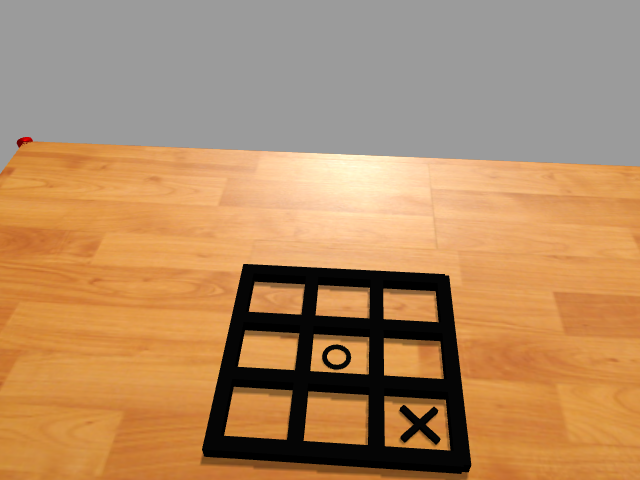
#> input picture src/board_finder/script/kinect_image.png, 640 x 480 px
$ python board_vision_lib.py   (Python 2 division)   (older library calls are emulated)
#> lines starting #> are read from the running program, lines starting #| are printed output that depends on the picture; after the words box and inside, x2 and y2 are one past the last pixel; in counts of white or black regions, pixels touching at a corner belong together
#!/usr/bin/env python

import cv2
import numpy as np
import math
from matplotlib.pyplot import *
from collections import defaultdict

angleRange = 5

class LineSegment():

	def __init__(self, point1, point2):
		self.point1 = point1
		self.point2 = point2
		self.slope = None
		self.slope = self.getSlope()
		self.yInt = None
		self.yInt = self.getYIntercept()
		self.angle = None
		self.angle = self.getAngle()
		self.neighbor1 = None
		self.neighbor2 = None

	def getSlope(self):
		if(self.slope != None):
			return self.slope

		xdif = self.point2.x - self.point1.x
		ydif = self.point2.y - self.point2.y

		if(xdif == 0):
			return None

		return float(ydif / xdif)


	def getYIntercept(self):
		if(self.yInt != None):
			return self.yInt

		if(self.getSlope() == None):
			return None

		return float(self.point1.y - self.getSlope()*self.point1.x)

	def getAngle(self):
		if(self.angle != None):
			return self.angle

		xdif = float(self.point2.x - self.point1.x)
		ydif = float(self.point2.y - self.point1.y)

		angle = math.atan2(ydif, xdif)
		if(angle < 0):
			angle = angle + math.pi

		return int(round(math.degrees(angle)))

	# [13 lines left out: functions setNeighbor1, setNeighbor2, not called in this run]

	# [11 lines of commented-out code are left out]


class Point():

	def __init__(self, x, y):
		self.x = int(x)
		self.y = int(y)

	# [4 lines left out: function getDistance, not called in this run]

	def __eq__(self, other):
		return (self.x == other.x and self.y == other.y)

	def inList(self, list):
		for point in list:
			if point == self:
				return True
		return False


class Square():
	# [15 lines left out: functions __init__, setSides, not called in this run]

	def isFull(self):
		return (self.top != None and self.right != None
			and self.bottom != None and self.left != None)


class Board():
	def __init__(self, outersquare, innersquares):
		self.outline = outersquare
		centers = self.getSquareCenters(innersquares)
		if(len(centers) == 9):
			self.squareCenters = centers
		else :
			self.squareCenters = self.getOrderedCenters(centers)


	def getSquareCenters(self, squares):
		centers = []
		for square in squares:
			x = square[0][0] + square[1][0] + square[2][0] + square[3][0]
			x = int(x / 4)
			y = square[0][1] + square[1][1] + square[2][1] + square[3][1]
			y = int(y / 4)

			xtick = 0
			ytick = 0
			for point in self.outline:
				if(x > point[0]):
					xtick += 1
				else:
					xtick -= 1

				if(y > point[1]):
					ytick += 1
				else:
					ytick -= 1


			if((xtick == 0 and ytick <= 2) or (ytick == 0 and xtick <= 2)):
				if(Point(x,y).inList(centers) != True):
					centers.append(Point(x,y))
					print('appending center '+str(x)+', '+str(y))

		return centers


	# [117 lines left out: functions getOrderedCenters, createClusters, not called in this run]


class Cluster:
	def __init__(self, center):
		self.center = center
		self.points = []

	# [14 lines left out: function update, not called in this run]

	def distance(self, point):
		return self.center.getDistance(point)


# [7 lines left out: function checkIntersection, not called in this run]

def find_func(x,y):
    return np.polyfit(x, y, 1)

# [6 lines left out: function find_intersect, not called in this run]

def find_y(func, x):
    return func[0] * x + func[1]


def angle_cos(p0, p1, p2):
    d1, d2 = (p0-p1).astype('float'), (p2-p1).astype('float')
    return abs( np.dot(d1, d2) / np.sqrt( np.dot(d1, d1)*np.dot(d2, d2) ) )

# [21 lines left out: function find_squares, not called in this run]


def houghLinesProb(name):
#> called with name = 'kinect_image.png'
	squares = []
	img = cv2.imread(name)
#> img is the input picture: shape (480, 640, 3); mean B, G, R 99.6, 139.9, 180.4
	#img = sobel(name)
	gray = cv2.cvtColor(img,cv2.COLOR_BGR2GRAY)
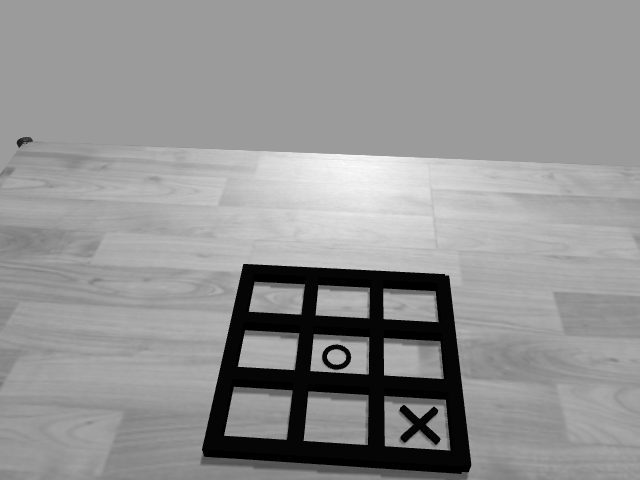
#> gray: shape (480, 640); min 0, max 252, mean 147.4
	#cv2.imwrite('sobel.jpg', img)
	edges = cv2.Canny(gray,50,150,apertureSize = 3)
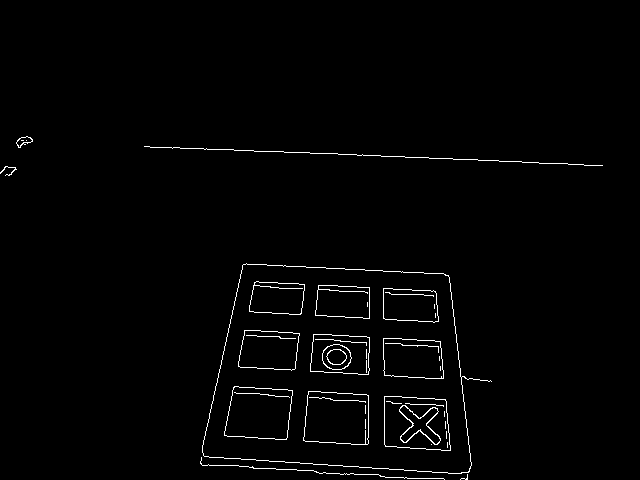
#> edges: shape (480, 640); 1.5% white in thin lines or dots, all inside (x1, y1, x2, y2) = (0, 136, 603, 480)
	cv2.imwrite('cannylines.jpg', edges)

	contours, hierarchy = cv2.findContours(edges, cv2.RETR_CCOMP, cv2.CHAIN_APPROX_SIMPLE)
#> contours = 56 contours, 28 with area under 20; largest, box (x1, y1, x2, y2) and area: (202, 263, 492, 474) 47006, (202, 263, 472, 474) 46999, (384, 396, 451, 451) 3210, (384, 396, 451, 451) 3208, (303, 391, 369, 445) 3126
	#print hierarchy

	for cnt in contours:
		cnt_len = cv2.arcLength(cnt, True)
		cnt = cv2.approxPolyDP(cnt, 0.02*cnt_len, True)
		if len(cnt) == 4 and cv2.contourArea(cnt) > 20 and cv2.isContourConvex(cnt):
			cnt = cnt.reshape(-1, 2)
			max_cos = np.max([angle_cos( cnt[i], cnt[(i+1) % 4], cnt[(i+2) % 4] ) for i in xrange(4)])
			if max_cos < 0.25:
				squares.append(cnt)
#> this loop made 56 passes
#> (cnt_len, cnt, max_cos) on passes 15, 16, 18, 20, 21, 32, 33, 35: (232.4, [[384, 396], [385, 446], [450, 450], [445, 399]], 0.159), (230, [[384, 397], [444, 399], [450, 449], [386, 446]], 0.166), (228.6, [[308, 391], [303, 440], [368, 443], [368, 395]], 0.0665), (227.9, [[234, 386], [224, 435], [286, 439], [292, 390]], 0.136), (225.6, [[235, 386], [292, 391], [285, 439], [224, 434]], 0.143), (195.8, [[383, 338], [384, 375], [443, 378], [440, 341]], 0.133), (196.3, [[383, 339], [439, 341], [443, 377], [385, 375]], 0.146), (193, [[313, 334], [310, 371], [368, 374], [369, 337]], 0.0292)
#> (cnt, cnt_len) on passes 3 to 8: ([[431, 444]], 0), ([[447, 442], [447, 447]], 10), ([[446, 431], [446, 438]], 14), ([[445, 421], [445, 428]], 14), ([[365, 419], [365, 428]], 18), ([[444, 411], [444, 416]], 10)
#> after the loop, max_cos = 0.164; squares = 16 items


	#cv2.drawContours(img, squares, -1, (0, 255, 0), 1)

	print('outer')
	print(squares[15])
#| [[242 265]
#|  [447 275]
#|  [469 470]
#|  [204 456]]
	outer, inner = isolateBoardSquares(squares)
#> the loop in isolateBoardSquares, `for square in squares:` made 16 passes
#> (square, size) on passes 3 to 12: ([[308, 391], [303, 440], [368, 443], [368, 395]], 15), ([[234, 386], [224, 435], [286, 439], [292, 390]], 40), ([[235, 386], [292, 391], [285, 439], [224, 434]], 2736), ([[383, 338], [384, 375], [443, 378], [440, 341]], 3), ([[383, 339], [439, 341], [443, 377], [385, 375]], 2016), ([[313, 334], [310, 371], [368, 374], [369, 337]], 9), ([[313, 335], [368, 337], [368, 373], [311, 371]], 1980), ([[244, 330], [238, 366], [295, 368], [299, 333]], 12), ([[244, 331], [298, 333], [295, 368], [240, 367]], 1890), ([[383, 288], [383, 318], [438, 321], [435, 291]], 0)
#> size on passes 1 to 2: 4, 3000
#> after the loop in isolateBoardSquares, `for square in squares:`: index = 16
#| [[242 265]
#|  [447 275]
#|  [469 470]
#|  [204 456]] 39975.0 15
#> the loop in containsNineSquares, `for square in squares:` made 15 passes
#> square on passes 1 to 12: [[384, 396], [385, 446], [450, 450], [445, 399]], [[384, 397], [444, 399], [450, 449], [386, 446]], [[308, 391], [303, 440], [368, 443], [368, 395]], [[234, 386], [224, 435], [286, 439], [292, 390]], [[235, 386], [292, 391], [285, 439], [224, 434]], [[383, 338], [384, 375], [443, 378], [440, 341]], [[383, 339], [439, 341], [443, 377], [385, 375]], [[313, 334], [310, 371], [368, 374], [369, 337]], [[313, 335], [368, 337], [368, 373], [311, 371]], [[244, 330], [238, 366], [295, 368], [299, 333]], [[244, 331], [298, 333], [295, 368], [240, 367]], [[383, 288], [383, 318], [438, 321], [435, 291]]
#> after the loop in containsNineSquares, `for square in squares:`: count = 15
#> the loop in isolateBoardSquares, `for square in squares:` made 15 passes
#> after the loop in isolateBoardSquares, `for square in squares:`: indexes = []
	#board = Board(squares[15], squares[0:15])
	board = Board(outer, inner)
#> the loop in getSquareCenters, `for square in squares:` made 15 passes
#| appending center 416, 422
#| appending center 336, 417
#| appending center 259, 412
#| appending center 412, 358
#| appending center 340, 354
#| appending center 269, 349
#| appending center 409, 304
#| appending center 342, 301
#> (further printed lines are left out)


	#cv2.circle(img, (squares[15][0][0], squares[15][0][1]), 3, (0, 255, 0), -1)


	#cv2.imwrite('contours.jpg', img)

	for point in board.squareCenters:
		print(point.x, point.y)
		cv2.circle(img, (point.x, point.y), 3, (0, 255, 0), -1)
#> this loop made 9 passes
#| 416 422
#| 336 417
#| 259 412
#| 412 358
#| 340 354
#| 269 349
#| 409 304
#| 342 301
#> (further printed lines are left out)
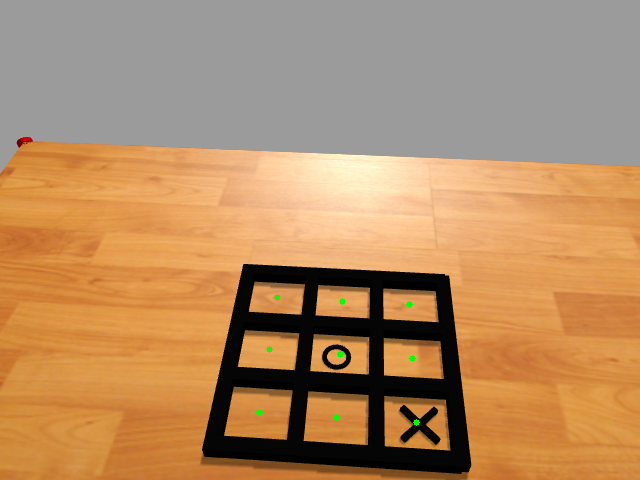
#> img: shape (480, 640, 3); 0.08% of pixels changed, all inside (x1, y1, x2, y2) = (256, 294, 420, 426)
	cv2.imwrite('squarecenters.jpg', img)


	minLineLength = 50
	maxLineGap = 10
	cv2.imwrite('cannydilated.jpg', cv2.dilate(edges, None))
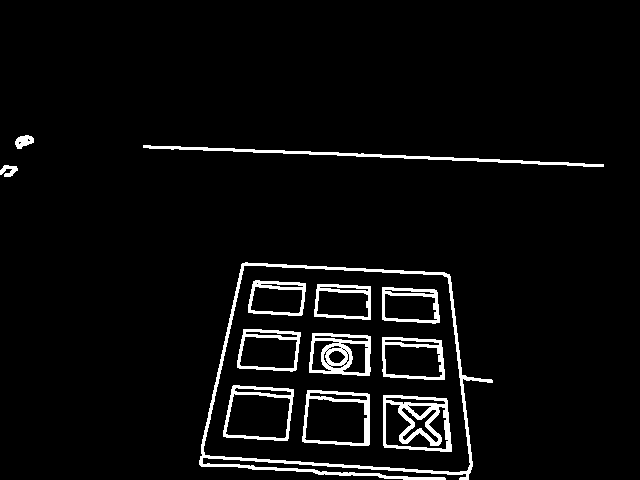
#> saved as cannydilated.jpg: shape (480, 640); 4.6% white; 13 white regions, largest, box (x1, y1, x2, y2) and area: (199, 262, 493, 480) 3745, (383, 395, 452, 452) 1740, (143, 145, 604, 167) 1430
	lines = cv2.HoughLinesP(cv2.dilate(edges, None),1,np.pi/180,100,minLineLength,maxLineGap)

	for x1,y1,x2,y2 in lines[0]:
		cv2.line(img,(x1,y1),(x2,y2),(0,255,0),2)
#> this loop made 1 pass
#> (x1, y1, x2, y2) on pass 1: (143, 147, 522, 160)
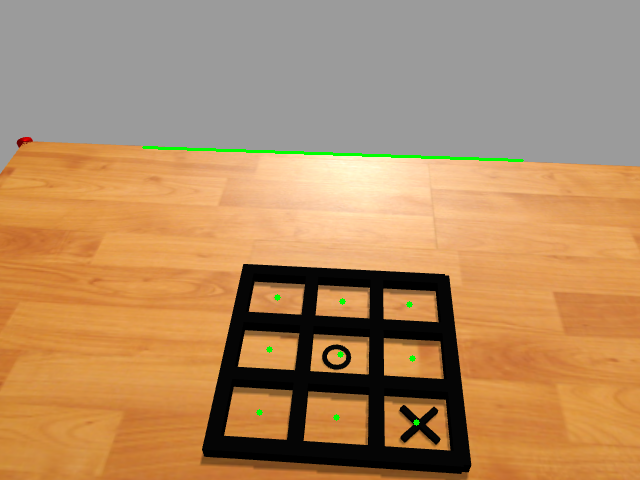
#> img: shape (480, 640, 3); 0.37% of pixels changed, all inside (x1, y1, x2, y2) = (142, 146, 524, 162)


	cv2.imwrite('houghlines2.jpg',img)


	#dst = cv2.cornerHarris(hough, 3, 3, 0.04)

	#dst = cv2.dilate(dst, None)

	#hough[dst>0.5*dst.max()] = [0, 0, 255]
	#cv2.imwrite('corners.jpg', hough)

	print(len(img))
#| 480
	print(len(img[0]))
#| 640

	return lines

	#kmeans(lines, len(img[0]), len(img), 4)


# [40 lines left out: functions houghLines, sobel, not called in this run]


def getIntersection(line1, line2):
	slope1 = line1.getSlope()
	slope2 = line2.getSlope()
	yInt1 =	line1.getYIntercept()
	yInt2 = line2.getYIntercept()

	if(slope1 == None):
		assert slope2 != None
		x = line1.point1.x
		y = slope2*x + yInt2
	elif(slope2 == None):
		assert slope1 != None
		x = line2.point1.x
		y = slope1*x + yInt1
	else:
		x = float(yInt1 - yInt2) / float(slope2 - slope1)
		y = slope1*x + yInt1

	return x, y

# [41 lines left out: functions createLineMap, getSquares, not called in this run]

	#iterate over map angle by angle
	#check for any lines at angles 90 degrees +/- 5 degrees in map
	#only take 2 lines that are closest to the line that are within degrees

def area(square):
	width = abs(square[1][0]  - square[0][0])
	length = abs(square[2][1] - square[1][1])
	return float(width * length)


def containsNineSquares(outersquare, squares):
	count = 0
	for square in squares:
		if(contains(outersquare, square)):
			count += 1
	if(count >= 9):
		return True
	else:
		return False


def contains(square1, square2):
	xtick = 0
	ytick = 0
	for point1 in square1:
		for point2 in square2:
			if(point2[0] > point1[0]):
				xtick += 1
			else:
				xtick -= 1

			if(point2[1] > point1[1]):
				ytick += 1
			else:
				ytick -= 1


	if((xtick == 0 and ytick <= 2) or (ytick == 0 and xtick <= 2)):
		return True

	return False

def isolateBoardSquares(squares):

	biggest = None
	index = 0
	for square in squares:
		size = area(square)

		if(biggest == None):
			biggest = (square, size, index)
		else:
			if(size > biggest[1]):
				biggest = (square, size, index)

		index += 1

	del squares[biggest[2]]
	print('biggest')
	print(biggest[0], biggest[1], biggest[2])
	if(len(squares) < 9):
		return None, None

	indexes = []
	if(containsNineSquares(biggest[0], squares) == False):
		return isolateBoardSquares(squares)
	else:
		index = 0
		for square in squares:
			if(contains(biggest[0], square) == False):
				indexes.append(index)
			index += 1
		print indexes
		for index in indexes:
			del squares[index]

		index = 0
		for square in squares:
			newSquares = squares[:]
			del newSquares[index]
			if(containsNineSquares(square, newSquares)):
				return isolateBoardSquares(squares)
			index += 1

		return biggest[0], squares


if __name__ == '__main__':
	img = 'kinect_image.png'
	#houghLines(img)
	lines = houghLinesProb(img)
	#sobel(img)
	#print(checkIntersection([[1, 1], [1, 2]], [[0, 2], [1, 2]]))
	#find fits

	image = cv2.imread(img)
	#squares = find_squares(image)
	#cv2.drawContours(image, squares, -1, (0, 255, 0), 3)
	#cv2.imwrite('squares.jpg', image)

	#want to get slopes or angles, make sure angle of lines are at about 90
	#degress +- 5 degrees
	line1 = LineSegment(Point(1,1), Point(1,2))
	line2 = LineSegment(Point(0,2), Point(1,2))

	print(getIntersection(line1, line2))
	print(line1.getAngle(), line2.getAngle())

	# [6 lines of commented-out code are left out]
